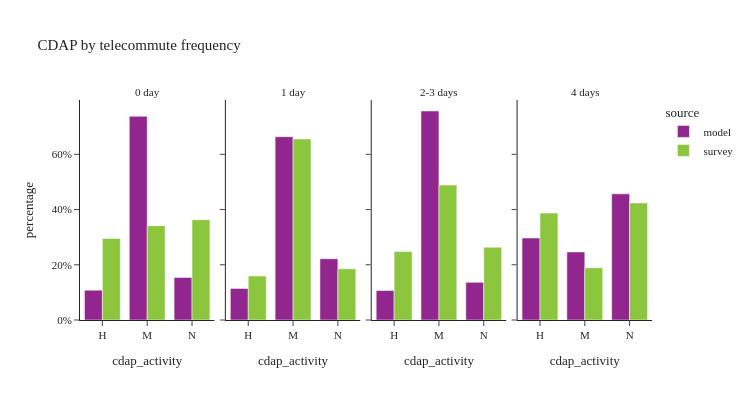

This figure's notebook cell:
### Code cell
util.plot_share_facetbar(per_data, 'person_weight', share_col="cdap_activity", title="CDAP by telecommute frequency", 
                            facet_col="telecommute_frequency_label", facet_col_wrap=4, height=400, orientation='v')

### Figure 1 — Plotly figure (JSON) as saved in the notebook; plotly's stock layout.template omitted (floating-point values rounded to 4 significant figures)
{"data": [{"alignmentgroup": "True", "customdata": [[138213], [943732], [197334]], "hovertemplate": "source=model<br>telecommute_frequency_label=0 day<br>cdap_activity=%{x}<br>percentage=%{y}<br>sample_size=%{customdata[0]}<extra></extra>", "legendgroup": "model", "marker": {"color": "#91268F", "pattern": {"shape": ""}}, "name": "model", "offsetgroup": "model", "orientation": "v", "showlegend": true, "textposition": "auto", "type": "bar", "x": ["H", "M", "N"], "xaxis": "x", "y": [0.108, 0.7377, 0.1543], "yaxis": "y"}, {"alignmentgroup": "True", "customdata": [[18733], [108798], [36343]], "hovertemplate": "source=model<br>telecommute_frequency_label=1 day<br>cdap_activity=%{x}<br>percentage=%{y}<br>sample_size=%{customdata[0]}<extra></extra>", "legendgroup": "model", "marker": {"color": "#91268F", "pattern": {"shape": ""}}, "name": "model", "offsetgroup": "model", "orientation": "v", "showlegend": false, "textposition": "auto", "type": "bar", "x": ["H", "M", "N"], "xaxis": "x2", "y": [0.1143, 0.6639, 0.2218], "yaxis": "y2"}, {"alignmentgroup": "True", "customdata": [[34273], [243026], [43778]], "hovertemplate": "source=model<br>telecommute_frequency_label=2-3 days<br>cdap_activity=%{x}<br>percentage=%{y}<br>sample_size=%{customdata[0]}<extra></extra>", "legendgroup": "model", "marker": {"color": "#91268F", "pattern": {"shape": ""}}, "name": "model", "offsetgroup": "model", "orientation": "v", "showlegend": false, "textposition": "auto", "type": "bar", "x": ["H", "M", "N"], "xaxis": "x3", "y": [0.1067, 0.7569, 0.1363], "yaxis": "y3"}, {"alignmentgroup": "True", "customdata": [[63464], [52719], [97692]], "hovertemplate": "source=model<br>telecommute_frequency_label=4 days<br>cdap_activity=%{x}<br>percentage=%{y}<br>sample_size=%{customdata[0]}<extra></extra>", "legendgroup": "model", "marker": {"color": "#91268F", "pattern": {"shape": ""}}, "name": "model", "offsetgroup": "model", "orientation": "v", "showlegend": false, "textposition": "auto", "type": "bar", "x": ["H", "M", "N"], "xaxis": "x4", "y": [0.2967, 0.2465, 0.4568], "yaxis": "y4"}, {"alignmentgroup": "True", "customdata": [[3402], [2416], [3910]], "hovertemplate": "source=survey<br>telecommute_frequency_label=0 day<br>cdap_activity=%{x}<br>percentage=%{y}<br>sample_size=%{customdata[0]}<extra></extra>", "legendgroup": "survey", "marker": {"color": "#8CC63E", "pattern": {"shape": ""}}, "name": "survey", "offsetgroup": "survey", "orientation": "v", "showlegend": true, "textposition": "auto", "type": "bar", "x": ["H", "M", "N"], "xaxis": "x", "y": [0.2955, 0.3413, 0.3632], "yaxis": "y"}, {"alignmentgroup": "True", "customdata": [[68], [257], [87]], "hovertemplate": "source=survey<br>telecommute_frequency_label=1 day<br>cdap_activity=%{x}<br>percentage=%{y}<br>sample_size=%{customdata[0]}<extra></extra>", "legendgroup": "survey", "marker": {"color": "#8CC63E", "pattern": {"shape": ""}}, "name": "survey", "offsetgroup": "survey", "orientation": "v", "showlegend": false, "textposition": "auto", "type": "bar", "x": ["H", "M", "N"], "xaxis": "x2", "y": [0.1589, 0.6557, 0.1854], "yaxis": "y2"}, {"alignmentgroup": "True", "customdata": [[295], [533], [361]], "hovertemplate": "source=survey<br>telecommute_frequency_label=2-3 days<br>cdap_activity=%{x}<br>percentage=%{y}<br>sample_size=%{customdata[0]}<extra></extra>", "legendgroup": "survey", "marker": {"color": "#8CC63E", "pattern": {"shape": ""}}, "name": "survey", "offsetgroup": "survey", "orientation": "v", "showlegend": false, "textposition": "auto", "type": "bar", "x": ["H", "M", "N"], "xaxis": "x3", "y": [0.2477, 0.4887, 0.2636], "yaxis": "y3"}, {"alignmentgroup": "True", "customdata": [[285], [162], [376]], "hovertemplate": "source=survey<br>telecommute_frequency_label=4 days<br>cdap_activity=%{x}<br>percentage=%{y}<br>sample_size=%{customdata[0]}<extra></extra>", "legendgroup": "survey", "marker": {"color": "#8CC63E", "pattern": {"shape": ""}}, "name": "survey", "offsetgroup": "survey", "orientation": "v", "showlegend": false, "textposition": "auto", "type": "bar", "x": ["H", "M", "N"], "xaxis": "x4", "y": [0.3871, 0.1892, 0.4237], "yaxis": "y4"}], "layout": {"annotations": [{"font": {}, "showarrow": false, "text": "0 day", "x": 0.1175, "xanchor": "center", "xref": "paper", "y": 1.0, "yanchor": "bottom", "yref": "paper"}, {"font": {}, "showarrow": false, "text": "1 day", "x": 0.3725, "xanchor": "center", "xref": "paper", "y": 1.0, "yanchor": "bottom", "yref": "paper"}, {"font": {}, "showarrow": false, "text": "2-3 days", "x": 0.6275, "xanchor": "center", "xref": "paper", "y": 1.0, "yanchor": "bottom", "yref": "paper"}, {"font": {}, "showarrow": false, "text": "4 days", "x": 0.8825, "xanchor": "center", "xref": "paper", "y": 1.0, "yanchor": "bottom", "yref": "paper"}], "barmode": "group", "height": 400, "legend": {"title": {"text": "source"}, "tracegroupgap": 0}, "title": {"text": "CDAP by telecommute frequency"}, "width": 750, "xaxis": {"anchor": "y", "domain": [0.0, 0.235], "title": {"text": "cdap_activity"}}, "xaxis2": {"anchor": "y2", "domain": [0.255, 0.49], "matches": "x", "title": {"text": "cdap_activity"}}, "xaxis3": {"anchor": "y3", "domain": [0.51, 0.745], "matches": "x", "title": {"text": "cdap_activity"}}, "xaxis4": {"anchor": "y4", "domain": [0.765, 1.0], "matches": "x", "title": {"text": "cdap_activity"}}, "yaxis": {"anchor": "x", "domain": [0.0, 1.0], "tickformat": ".0%", "title": {"text": "percentage"}}, "yaxis2": {"anchor": "x2", "domain": [0.0, 1.0], "matches": "y", "showticklabels": false, "tickformat": ".0%"}, "yaxis3": {"anchor": "x3", "domain": [0.0, 1.0], "matches": "y", "showticklabels": false, "tickformat": ".0%"}, "yaxis4": {"anchor": "x4", "domain": [0.0, 1.0], "matches": "y", "showticklabels": false, "tickformat": ".0%"}}}
